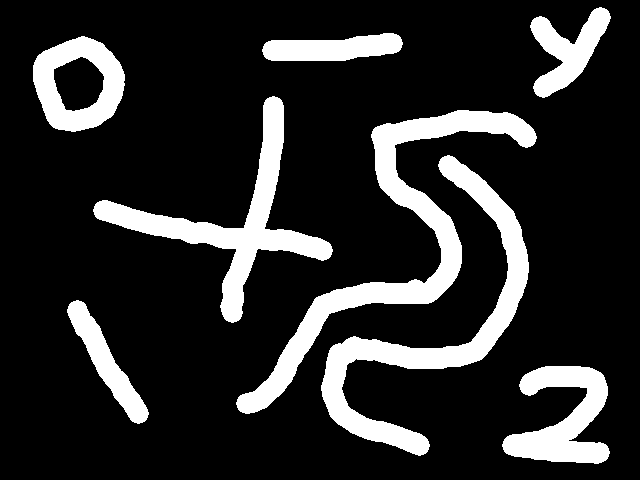
#> input picture HW5/images/q1.png, 640 x 480 px
$ jupyter execute Q1.ipynb
#> lines starting #> are read from the running program, lines starting #| are printed output that depends on the picture; after the words box and inside, x2 and y2 are one past the last pixel; in counts of white or black regions, pixels touching at a corner belong together
## Libraries

[cell 1]
import cv2
import numpy as np
import matplotlib.pyplot as plt

## Reading the Image

[cell 2]
img = cv2.imread("./images/q1.png", 0)
#> img: shape (480, 640); 16.9% white; 8 white regions, largest, box (x1, y1, x2, y2) and area: (236, 110, 537, 414) 12457, (321, 155, 529, 456) 11001, (93, 96, 333, 323) 9299

## Finding Threshold

[cell 3]
_, thresholded = cv2.threshold(img, 0, 255, cv2.THRESH_BINARY + cv2.THRESH_OTSU)

## Finding Connected Components

[cell 4]
num_labels, labels, stats, centroids = cv2.connectedComponentsWithStats(thresholded, connectivity=4)
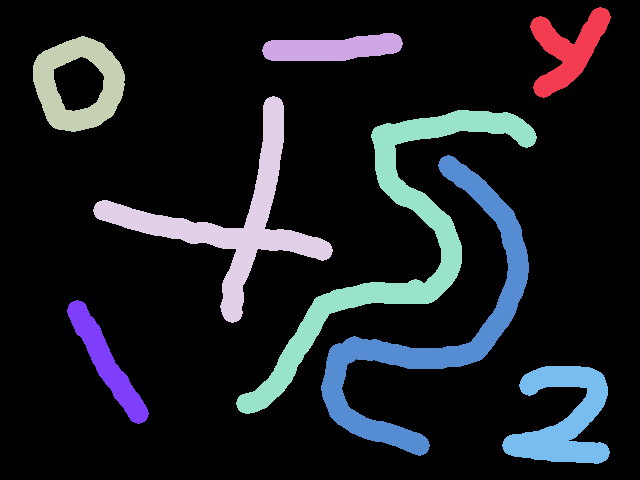
#> labels: shape (480, 640) int32; 9 distinct labels, from 0 to 8; one colour per label, 0 black
#> num_labels = 9; stats = [[0, 0, 640, 480, 255190], [530, 7, 81, 91, 3243], [262, 33, 141, 28, 2853], [33, 36, 92, 96, 4749], [93, 96, 240, 227, 9299], [236, 110, 301, 304, 12457], [321, 155, 208, 301, 11001], [67, 300, 82, 124, 2833], [502, 366, 108, 98, 5575]]; centroids = [[312.5, 238.7], [567.2, 49.92], [332.1, 48.05], [77.95, 83.79], [232.5, 220.3], [391.9, 239.4], [432.1, 325.6], [106.2, 362], [562.7, 417.9]]

## Show the result
### Show each component with a random color, and write the numebr of components on the result image

[cell 5]
# Create a random color map for labeling
colors = [(0, 0, 255), (0, 255, 0), (255, 0, 0), (255, 255, 0), (0, 255, 255),
          (255, 0, 255), (128, 0, 0), (0, 128, 0), (0, 0, 128), (128, 128, 0),
          (0, 128, 128), (128, 0, 128), (255, 128, 0),(255, 0, 128), (128, 255, 0),
          (0, 255, 128), (128, 0, 255),(0, 128, 255)]

# output image with the shape as same as the input imagee
output = np.zeros((img.shape[0], img.shape[1], 3), dtype=np.uint8)

# create mask for each component
for label in range(1, num_labels):
    mask = np.zeros_like(img, dtype=np.uint8)
    mask[labels == label] = 255  # create a binary mask for the current label
    output[mask == 255] = colors[label % len(colors)]  # assign color to the current label
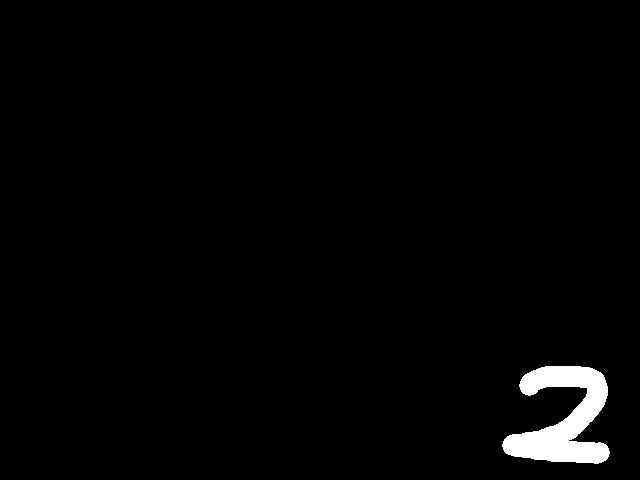
#> mask: shape (480, 640); 1.8% white; 1 white region, box (x1, y1, x2, y2) and area: (502, 366, 610, 464) 5575
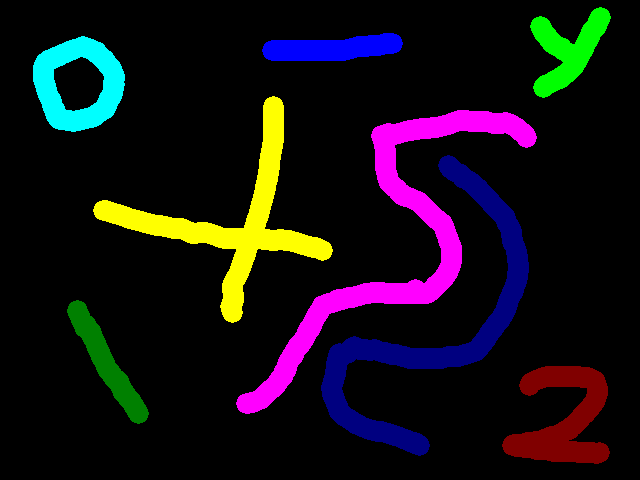
#> output: shape (480, 640, 3); mean of channels 0, 1, 2 21.2, 15.5, 20.4; drawn as B, G, R


# the text in which the number of components is mentioned
num_components_str = "Number of connected components: " + str(num_labels - 1)
#> num_components_str = 'Number of connected components: 8'

# put the text on the image
cv2.putText(output, num_components_str, (10, 30), cv2.FONT_HERSHEY_SIMPLEX, 0.8, (255, 255, 255), 2)
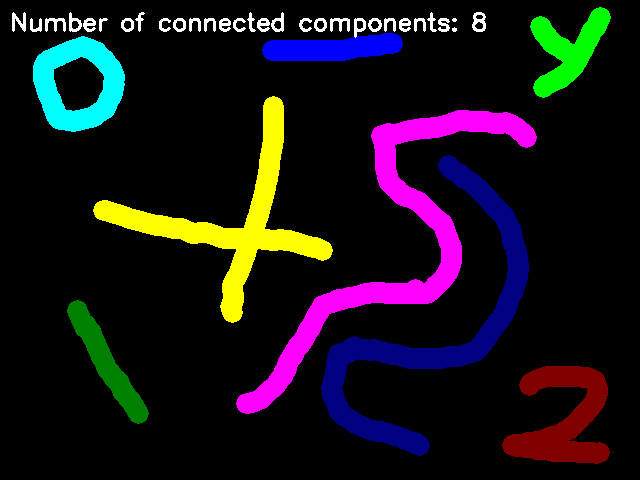
#> output: shape (480, 640, 3); 0.99% of pixels changed, all inside (x1, y1, x2, y2) = (12, 12, 486, 38); drawn as B, G, R

# convert the output image from BGR to RGB
output_rgb = cv2.cvtColor(output, cv2.COLOR_BGR2RGB)

# display the result
plt.imshow(output_rgb)
plt.title("Connected Components")
plt.axis('off')
plt.show()

# print the total number of components
print("Total number of connected components:", num_labels - 1)
#| Total number of connected components: 8

$ run again, with HW5/images/q2.png copied over HW5/images/q1.png
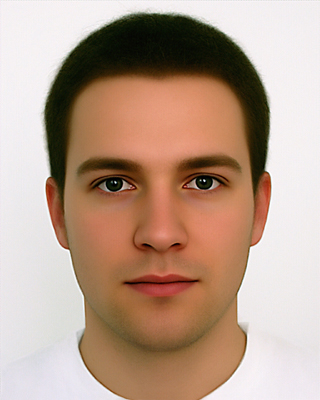
#> input picture HW5/images/q2.png, 320 x 400 px
#> thresholded: shape (400, 320); 47.6% white; 37 white regions (35 under 20 px), largest, box (x1, y1, x2, y2) and area: (0, 0, 320, 400) 57687, (132, 93, 202, 158) 3134
#> `num_labels, labels, stats, centroids = cv2.connectedComponentsWithStat..`:
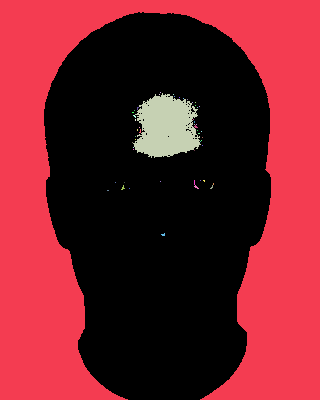
#> labels: shape (400, 320) int32; 54 distinct labels, from 0 to 53; one colour per label, 0 black
#> num_labels = 54; stats = 54 rows, first 6: [44, 12, 227, 388, 67101], [0, 0, 320, 400, 57687], [160, 92, 1, 1, 1], [133, 93, 68, 65, 3103], [159, 94, 1, 1, 1], [173, 94, 1, 1, 1]; centroids = 54 pairs, first value 107.5 to 213, second value 92 to 234.2
#> num_components_str = 'Number of connected components: 53'
#> `cv2.putText(output, num_components_str, (10, 30), cv2.FONT_HERSHEY_SIM..`:
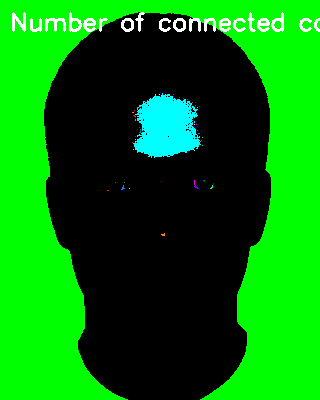
#> output: shape (400, 320, 3); mean of channels 0, 1, 2 10.1, 122.2, 3.9; drawn as B, G, R
#| Total number of connected components: 53
